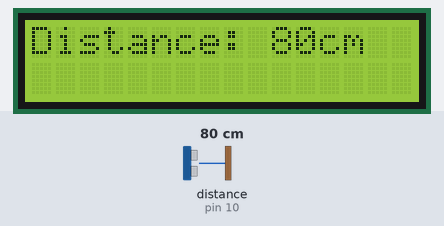
A sketch run on a simulated Arduino Uno, built with avr-gcc and run on an emulated ATmega328P. Shown: 16×2 character LCD. Wiring (inferred from the names in the program): ultrasonic range finder: trigger pin 9; echo pin 10. The inputs (shaded band) are chosen by the test bench; at power-on: distance to the obstacle (sensor on pin 10) 80 cm. The echo pulse lasts 58.3 µs per cm.

Above: at 1.2 s.
1.3 s: distance to the obstacle (sensor on pin 10) set to 2 cm
At 3.6 s:
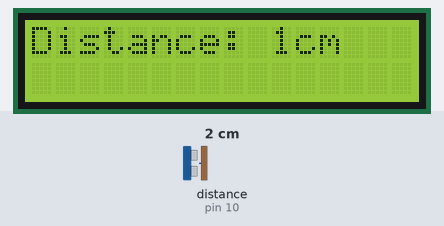
4.1 s: distance to the obstacle (sensor on pin 10) set to 4 cm
At 5.4 s:
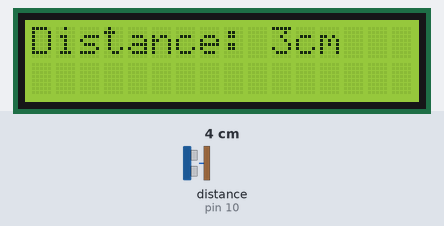
5.7 s: distance to the obstacle (sensor on pin 10) set to 9 cm
At 6.0 s:
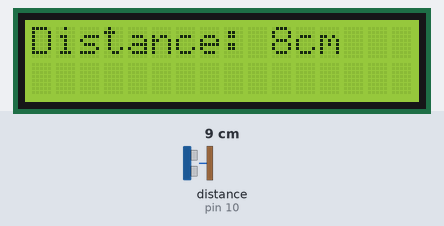
Timing chart, 0 to 8.7 s (numbered marks = the images above; inputs shaded):
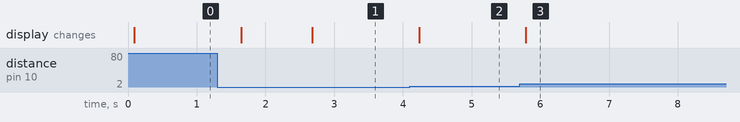

The sketch:

ultrasonic_sensor.ino
```cpp
#include <LiquidCrystal_I2C.h>

LiquidCrystal_I2C lcd(0x27, 16, 2);

const int trigPin = 9;
const int echoPin = 10;

long duration;
int distance;
int textDelay = 500;

void setup() {
  lcd.init();
  lcd.backlight();
  lcd.clear();
  pinMode(trigPin, OUTPUT);
  pinMode(echoPin, INPUT);
}

void loop() {
  digitalWrite(trigPin, LOW);
  delayMicroseconds(2);
  digitalWrite(trigPin, HIGH);
  delayMicroseconds(10);
  digitalWrite(trigPin, LOW);
  duration = pulseIn(echoPin, HIGH);
  distance = duration / 58;
  String text = "Distance: " + String(distance) + "cm";
  printToLCD(text);
  Serial.println(distance);
}

void printToLCD(String text) {
  lcd.clear();
  lcd.setCursor(0, 0);
  lcd.print(text);
  delay(textDelay);
}
```

Measured:
- after the input at 1.3 s, the display: first changes after 0.35 s (image 1 shows a later state)
- after the input at 4.1 s, the display: changes after 0.13 s (image 2)
- after the input at 5.7 s, the display: changes after 0.08 s (image 3)
